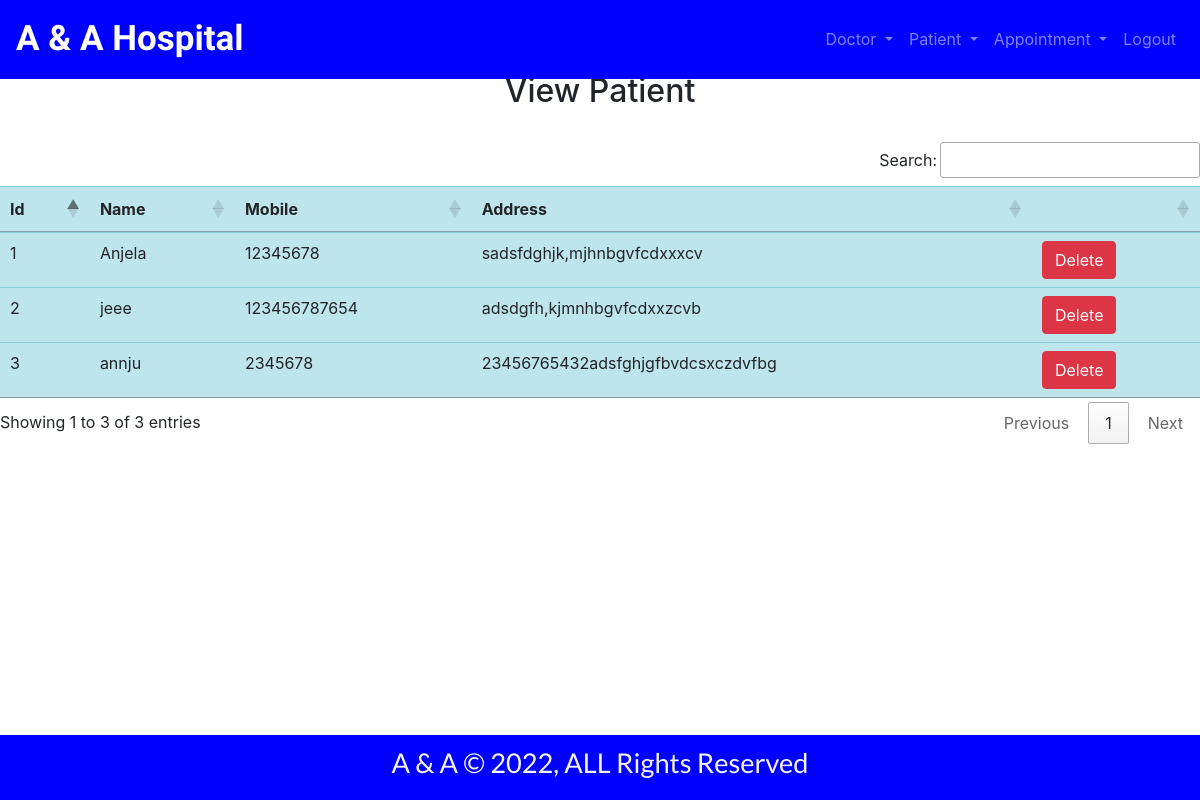
Page /view_patient/ (signed in) on the earlier database version.
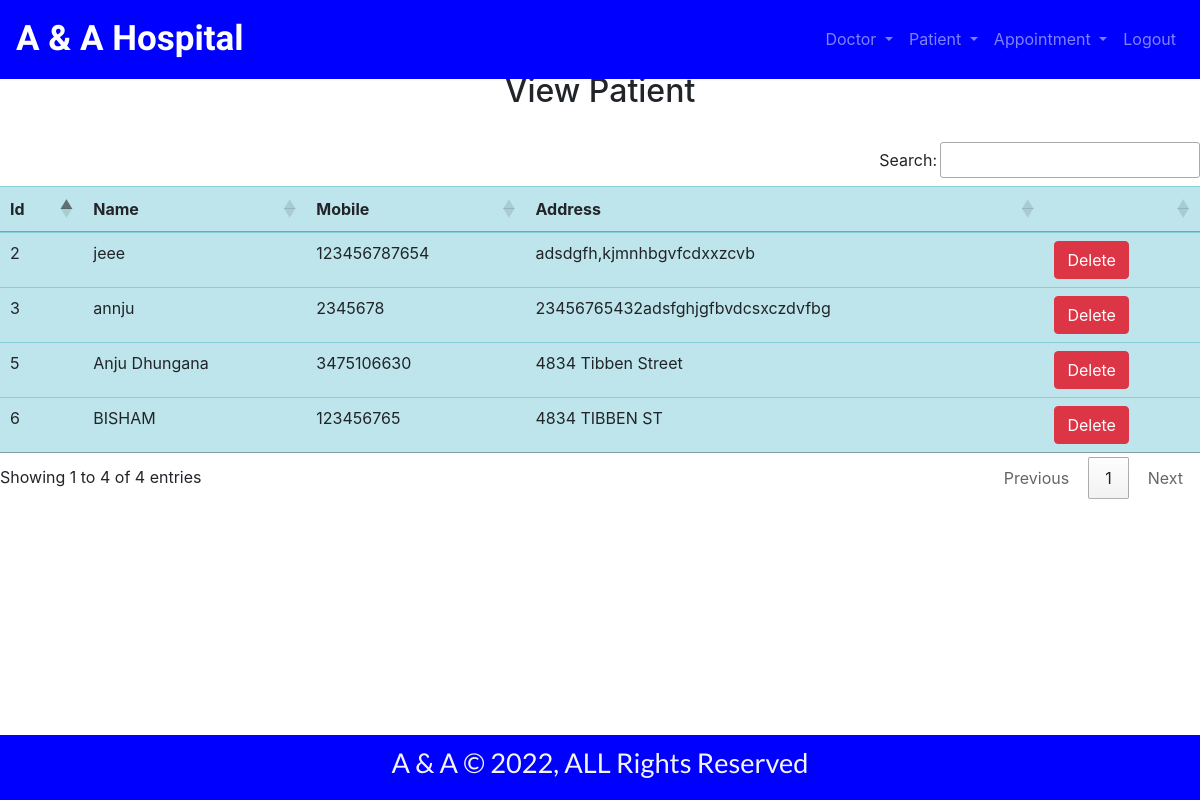
Same page on the later database version.
### hospital/models.py (models this page shows, shortened)
class Patient(models.Model):
    name = models.CharField(max_length=50)
    mobile = models.IntegerField(null=True)
    address = models.TextField()

### hospital/views.py (the view)
# urls.py: path('view_patient/',View_Patient,name='view_patient'),
def View_Patient(request):
    if not request.user.is_staff:
        return redirect('login')
    pat = Patient.objects.all()
    d = {'pat' : pat}
    return render(request, 'view_patient.html', d)

### hospital/templates/view_patient.html (shortened to what this page needs)
{% include 'base.html' %}
{% include 'navigation.html' %}
{%block content%}
<div>
    <h2 class="text-center">View Patient</h2>
    <br>
    <table id="example" class="table table-info">
        <thead>
            <tr>
                <th>Id</th>
                <th>Name</th>
                <th>Mobile</th>
                <th>Address</th>
                <th></th>
            </tr>
        </thead>
        <tbody>
            {% for i in pat %}
            <tr>
               <td> {{i.id}}</td>
               <td> {{i.name}}</td>
               <td> {{i.mobile}}</td>
               <td> {{i.address}}</td>
               <td><a href="{% url 'delete_patient' i.id %}"
                onclick="return confirm('Are you sure you want to delete?')"class="btn btn-danger">Delete</a></td>
            </tr>
            {% endfor %}
        </tbody>
    </table>
</div>
{%endblock%}
{% include 'footer.html' %}

Differences in the rows shown:
removed Patient: id "1", name "Anjela", mobile "12345678", address "sadsfdghjk,mjhnbgvfcdxxxcv"
added Patient: id "5", name "Anju Dhungana", mobile "3475106630", address "4834 Tibben Street"
added Patient: id "6", name "BISHAM", mobile "123456765", address "4834 TIBBEN ST"
Other differences:
text written by a page script: "Search: Showing 1 to 3 of 3 entries Previous 1 Next" → "Search: Showing 1 to 4 of 4 entries Previous 1 Next"
